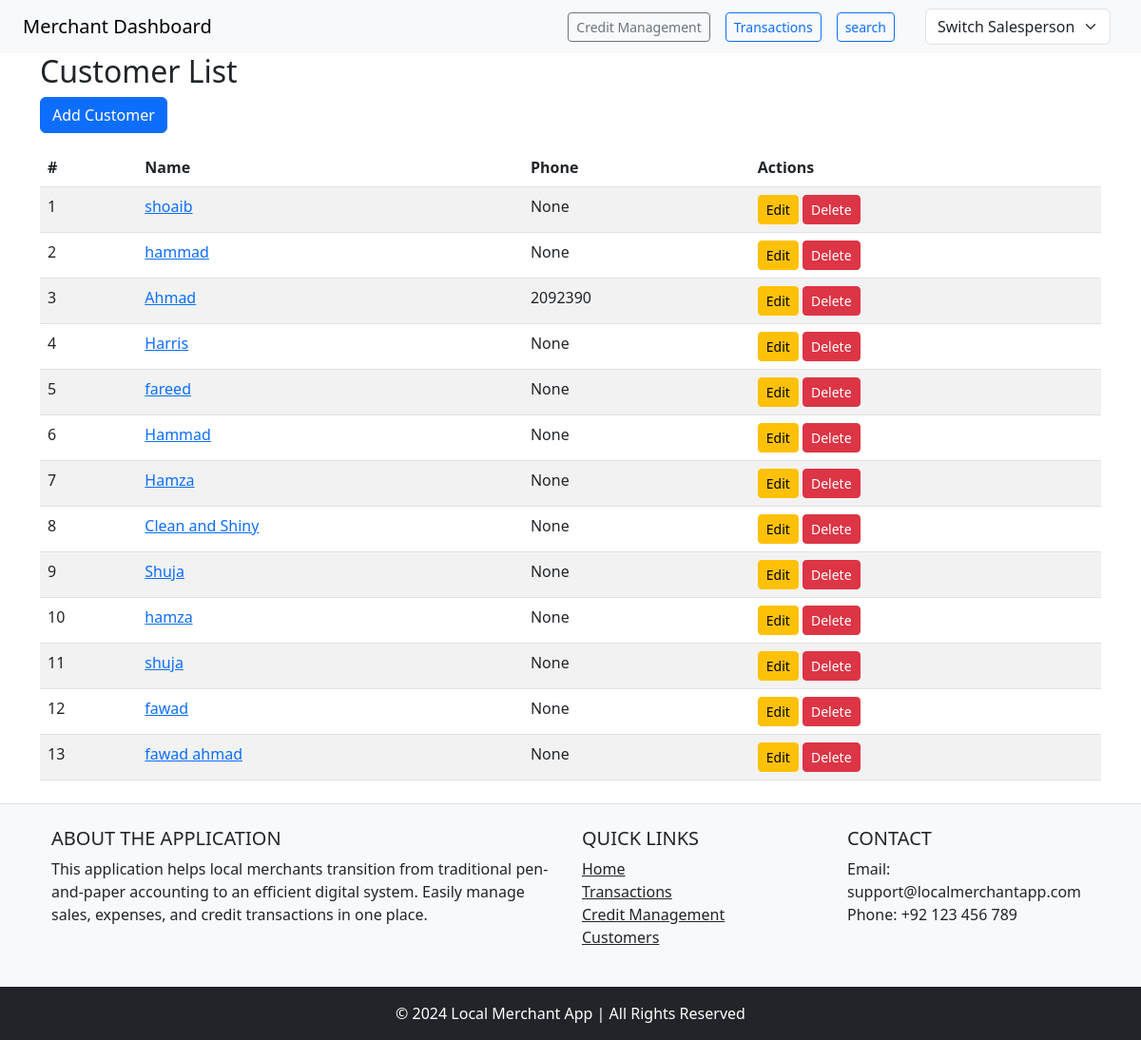
Before: /customers/ with the older database file.
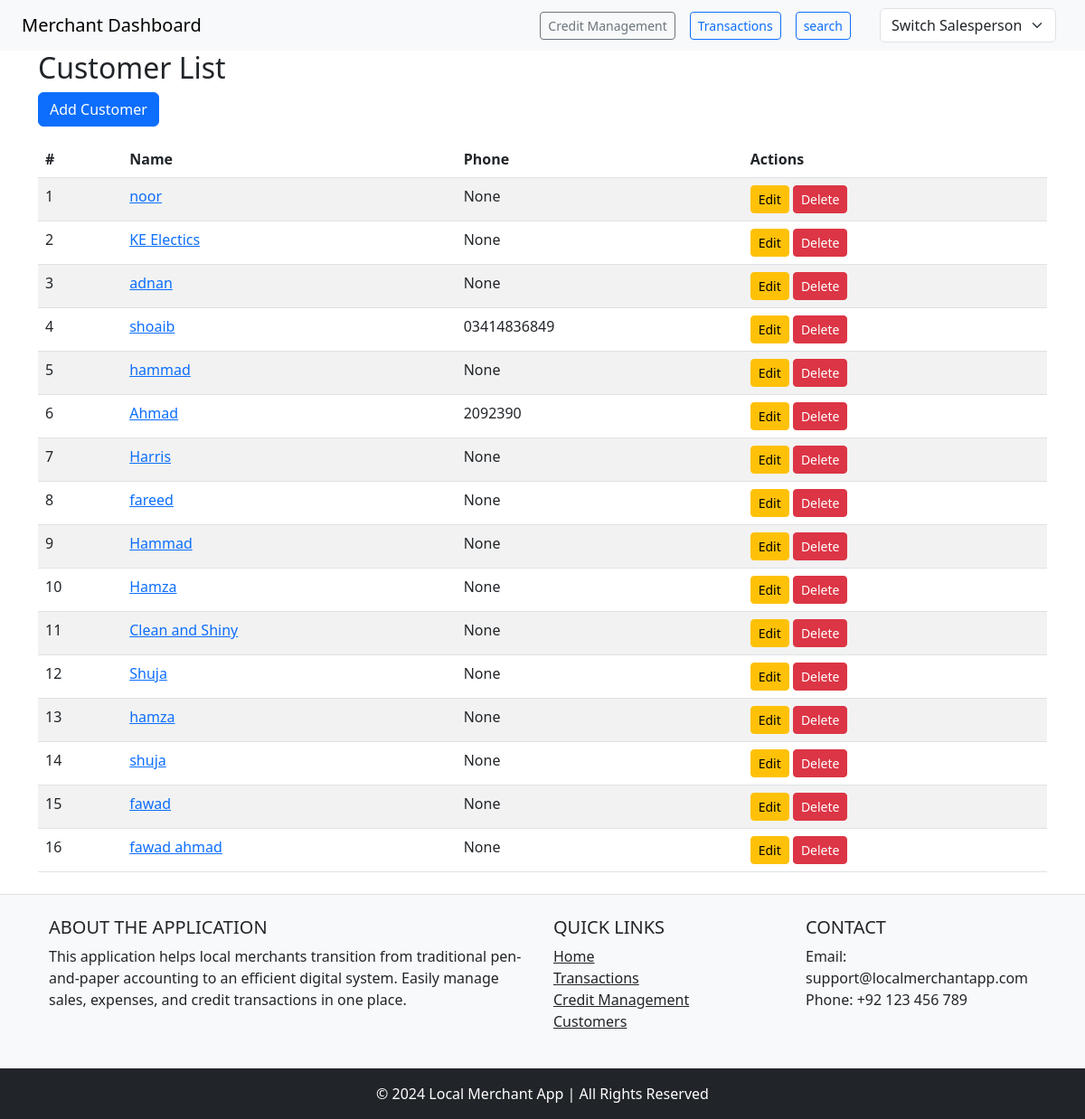
After: the same page with the newer database file.
### accounts/models.py (models this page shows, shortened)
class Customer(models.Model):
    id = models.AutoField(primary_key=True)
    name = models.CharField(max_length=100)
    phone = models.CharField(max_length=15, blank=True, null=True)
    created_on = models.DateTimeField(auto_now_add=True)
    updated_on = models.DateTimeField(auto_now=True)
    outstanding_balance = models.DecimalField(
        max_digits=10, decimal_places=2, default=0.00)

### merchants_app/views.py (the view)
# urls.py: path('customers/', customer_list, name='customer_list'),
def customer_list(request):
    customers = Customer.objects.all().order_by('-created_on')
    return render(request, 'customer_list.html', {'customers': customers})

### merchants_app/context_processor.py (called while the page is built)
def salespersons(request):
    if request.user.is_authenticated:  # Only add this context for logged-in users
        return {
            'salespersons': User.objects.all()
        }
    return {}

### accounts/templates/customer_list.html
{% extends 'base.html' %}
{% block content %}
<div class="container">
    <h2>Customer List</h2>
    <a href="{% url 'add_customer' %}" class="btn btn-primary mb-3">Add Customer</a>
    <table class="table table-striped">
        <thead>
            <tr>
                <th>#</th>
                <th>Name</th>
                <th>Phone</th>
                <th>Actions</th>
            </tr>
        </thead>
        <tbody>
            {% for customer in customers %}
            <tr>
                <td>{{ forloop.counter }}</td>
                <td><a href="{% url 'customer_details' customer.id %}">{{ customer.name }}</a></td>
                <td>{{ customer.phone }}</td>
                <td>
                    <a href="{% url 'edit_customer' customer.id %}" class="btn btn-warning btn-sm">Edit</a>
                    <a href="{% url 'delete_customer' customer.id %}" class="btn btn-danger btn-sm">Delete</a>
                </td>
            </tr>
            {% endfor %}
        </tbody>
    </table>
</div>
{% endblock %}

Changed rows visible on the page:
added Customer: name "noor", phone "None"
added Customer: name "KE Electics", phone "None"
added Customer: name "adnan", phone "None"
changed Customer "shoaib": phone "None" → "03414836849"
